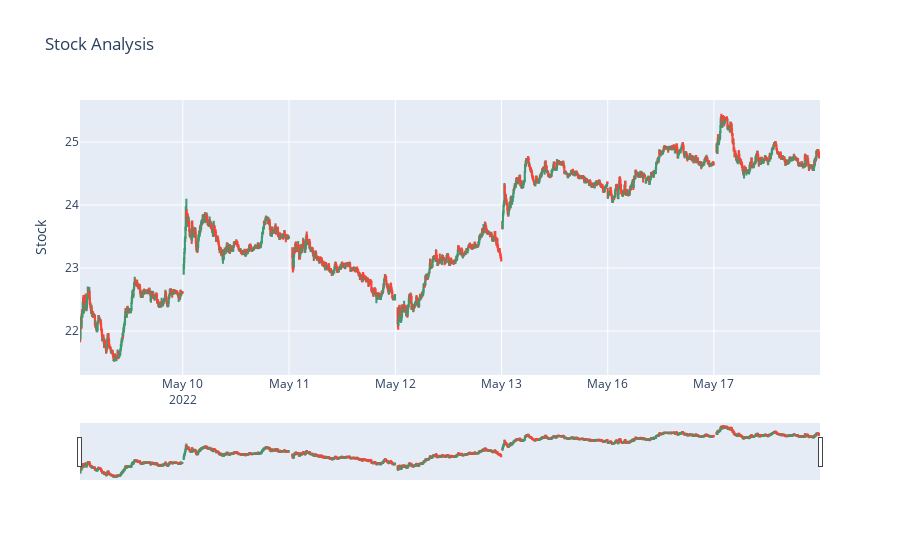

This figure's notebook cell:
### Code cell
#-----------------------------------------------------------
#Transformando os dados em candlestick para melhorar a vizualização
#Fonte: https://python.plainenglish.io/a-simple-guide-to-plotly-for-plotting-financial-chart-54986c996682
#-----------------------------------------------------------


import plotly.graph_objects as go
import pandas as pd

import plotly.graph_objects as go
fig = go.Figure(go.Candlestick(x=df.index,
  open=df['open'],
  high=df['high'],
  low=df['low'],
  close=df['close']))


fig.update_xaxes(
        rangeslider_visible=True,
        rangebreaks=[
            # NOTE: Below values are bound (not single values), ie. hide x to y
            dict(bounds=["sat", "mon"]),  # hide weekends, eg. hide sat to before mon
            dict(bounds=[16, 10], pattern="hour"),  # hide hours outside of 9.30am-4pm
            # dict(values=["2019-12-25", "2020-12-24"])  # hide holidays (Christmas and New Year's, etc)
        ]
)
fig.update_layout(
        title='Stock Analysis',
        yaxis_title='Stock'
)

fig.show()

### Figure 1 — Plotly figure (JSON) as saved in the notebook; plotly's stock layout.template omitted (floating-point values rounded to 4 significant figures; data arrays with more than 128 entries replaced by an {"elided": "..."} marker saying what was removed)
{"data": [{"close": {"elided": "2859 float values"}, "high": {"elided": "2859 float values"}, "low": {"elided": "2859 float values"}, "open": {"elided": "2859 float values"}, "type": "candlestick", "x": {"elided": "2859 str values"}}], "layout": {"autosize": true, "title": {"text": "Stock Analysis"}, "xaxis": {"autorange": true, "range": ["2022-05-09 10:11:30", "2022-05-17 15:59:30"], "rangebreaks": [{"bounds": ["sat", "mon"]}, {"bounds": [16, 10], "pattern": "hour"}], "rangeslider": {"autorange": true, "range": ["2022-05-09 10:11:30", "2022-05-17 15:59:30"], "visible": true, "yaxis": {"_template": null, "rangemode": "match"}}, "type": "date"}, "yaxis": {"autorange": true, "range": [21.3, 25.67], "title": {"text": "Stock"}}}}
